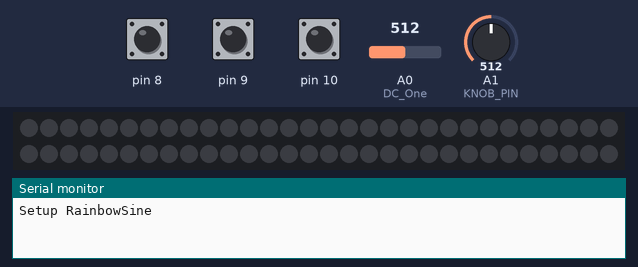
The sketch below on a simulated Arduino Uno, built with avr-gcc and run on an emulated ATmega328P. Shown: 60 RGB LEDs in strip order, left to right, continuing on the next row, the last lines printed to the serial monitor. The inputs (shaded band) are chosen by the test bench; at power-on: pin 8 HIGH, pin 9 HIGH, pin 10 HIGH, A0 (DC_One) = 512, A1 (KNOB_PIN) = 512.

Above: at 1.2 s.
1.3 s: pin 8 pulled LOW for 0.15 s
At 2.4 s:
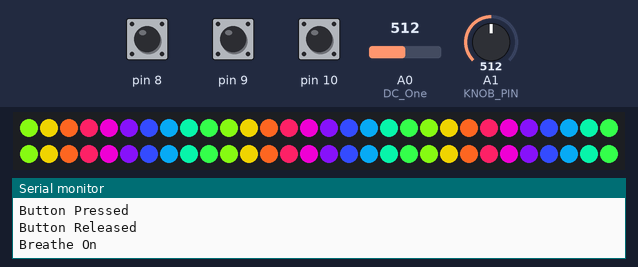
2.9 s: pin 9 pulled LOW for 0.15 s
4.5 s: pin 10 pulled LOW for 0.15 s
6.1 s: pin 8 pulled LOW for 1 s
Timing chart, 0 to 9.1 s (numbered marks = the images above; inputs shaded):
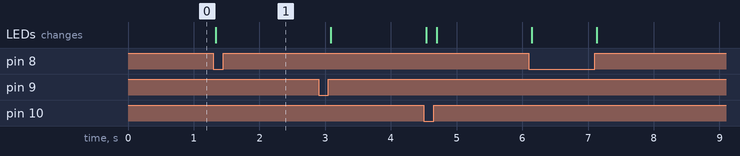

The sketch:

I-Love-Lamp.ino
```cpp
//Libraries
#include <Adafruit_NeoPixel.h>  //Library to simplify interacting with the LED strand
#include <math.h> // used for sine function

//Constants
#define LED_PIN   A5  //Pin for the pixel strand. Does not have to be analog.
#define KNOB_PIN  A1  //Pin for the trimpot 10K
#define LED_TOTAL 60  //Change this to the number of LEDs in your strand.

//Declare Spectrum Shield pin connections
#define STROBE 4
#define RESET 5
#define DC_One A0
#define DC_Two A1

//Globals
Adafruit_NeoPixel strand = Adafruit_NeoPixel(LED_TOTAL, LED_PIN, NEO_GRB + NEO_KHZ800);  //LED strand object
int position = 0; // position on the strand, used to cycle light around the strand

long previousMillis = 0;        // will store last time run() was called
long interval = 100;           // interval at which to blink (milliseconds)

float knob = 1023.0;   //Holds the percentage of how twisted the trimpot is. Used for adjusting the max brightness.

int waves = 2;

bool goTime = false;

bool buttonStates[3];

bool breatheOn = false;

//Define spectrum variables
int freq_amp;
int Frequencies_One[7];
int Frequencies_Two[7];
int i;

//Standard Functions
void setup() {    //Like it's named, this gets ran before any other function.

  // Timer0 is already used for millis() - we'll just interrupt somewhere
  // in the middle and call the "Compare A" function below
  OCR0A = 0xAF;
  TIMSK0 |= _BV(OCIE0A);

  Serial.begin(9600); //Sets data rate for serial data transmission.
  Serial.println("Setup RainbowSine");
  strand.begin(); //Initialize the LED strand object.
  strand.show();  //Show a blank strand, just to get the LED's ready for use.

  pinMode(8, INPUT_PULLUP);
  pinMode(9, INPUT_PULLUP);
  pinMode(10, INPUT_PULLUP);

  //Set spectrum Shield pin configurations
  pinMode(STROBE, OUTPUT);
  pinMode(RESET, OUTPUT);
  pinMode(DC_One, INPUT);
  pinMode(DC_Two, INPUT);
  digitalWrite(STROBE, HIGH);
  digitalWrite(RESET, HIGH);

  //Initialize Spectrum Analyzers
  digitalWrite(STROBE, LOW);
  delay(1);
  digitalWrite(RESET, HIGH);
  delay(1);
  digitalWrite(STROBE, HIGH);
  delay(1);
  digitalWrite(STROBE, LOW);
  delay(1);
  digitalWrite(RESET, LOW);

buttonStates[0] = false;
buttonStates[1] = false;
buttonStates[2] = false;

}

SIGNAL(TIMER0_COMPA_vect) {
  goTime = true;
}


void loop() {

    knob = analogRead(KNOB_PIN) / 1023.0; //Record how far the trimpot is twisted
    waves = knobToFactors120();


    checkButton();

    if (goTime) {
      goTime= false;

      unsigned long currentMillis = millis();
      if(currentMillis - previousMillis > interval) {
        previousMillis = currentMillis;
        run();

        Read_Frequencies();
  //      Graph_Frequencies();

      }

    }

}

void checkButton() {
    for (int i = 0; i < 3; i++) {
      if ((digitalRead(8+i) == LOW) && !buttonStates[i] ) // Button #1 pressed
      {
        Serial.println("Button Pressed");
        buttonStates[i] = true;
      }
      if ((digitalRead(8+i) == HIGH) && buttonStates[i] ) // Button #1 pressed
      {
        buttonStates[i] = false;
        Serial.println("Button Released");
        if (i == 0){
           toggleBreathe();
        }
        else if (i == 1) {
          Serial.println("Two");
        }
        else if (i == 2){
          Serial.println("Three");
        }
      }
    }
}

void toggleBreathe() {
  if (breatheOn) {
    breatheOn = false;
    Serial.println("Breathe Off");
  }
  else {
    breatheOn = true;
    Serial.println("Breathe On");
  }
}

void run() {
  float breathe;
  if (breatheOn) {
     breathe = ((sin(position*2*3*PI/180)+1)/2*0.4)+0.2;
  } else {
    breathe = 1;
  }


  int freak[7];

  for( i= 0; i<7; i++) {
     if(Frequencies_Two[i] > Frequencies_One[i]){
        freak[i] = Frequencies_Two[i];
     }
     else{
        freak[i] = Frequencies_One[i];
     }
   }

//  freak [6] = 1023;

  for (int i = 0; i < LED_TOTAL; i++) {

    int r = (int)((sin(i*waves*3*PI/180)+1)*255/2);
    int g = (int)((sin(i*waves*3*PI/180+2*PI/3)+1)*255/2);
    int b = (int)((sin(i*waves*3*PI/180+4*PI/3)+1)*255/2);

//    int r = (int)((sin(i*waves*3*PI/180)+1)*255/2 * freak[0]/1023);
//    int r = 0;
//    int g = (int)((sin(i*waves*3*PI/180+2*PI/3)+1)*255/2 * freak[2]/1023);
//    int g = 0;
//    int b = (int)((sin(i*waves*3*PI/180+4*PI/3)+1)*255/2 * freak[1]/1023);
//    int b = 0;

    strand.setPixelColor(((i) % LED_TOTAL), strand.Color(r*breathe,g*breathe,b*breathe));
//    strand.setPixelColor(((i + position) % LED_TOTAL), strand.Color(r*breathe,g*breathe,b*breathe));
  }

  position++;
  if (position > LED_TOTAL-1) position %= LED_TOTAL;

  //This command actually shows the lights. If you make a new visualization, don't forget this!
  strand.show();
}

/*******************Pull frquencies from Spectrum Shield********************/
void Read_Frequencies(){
  //Read frequencies for each band
  for (freq_amp = 0; freq_amp<7; freq_amp++)
  {
    Frequencies_One[freq_amp] = analogRead(DC_One);
    Frequencies_Two[freq_amp] = analogRead(DC_Two);
    digitalWrite(STROBE, HIGH);
    digitalWrite(STROBE, LOW);
  }
}

/*******************Light LEDs based on frequencies*****************************/
void Graph_Frequencies(){
   for( i= 0; i<7; i++)
   {
     if(Frequencies_Two[i] > Frequencies_One[i]){
        Serial.println(Frequencies_Two[i]);
     }
     else{
        Serial.println(Frequencies_One[i]);
     }
   }
}

// this function takes the knob value and returns a factor of 120
// which ensures there is always an equal number of off LEDs between on LEDs
uint8_t knobToFactors120() {
  if (knob > (float)15/(float)16) return 120;
  if (knob > (float)14/(float)16) return 60;
  if (knob > (float)13/(float)16) return 40;
  if (knob > (float)12/(float)16) return 30;
  if (knob > (float)11/(float)16) return 24;
  if (knob > (float)10/(float)16) return 20;
  if (knob > (float)9/(float)16) return 15;
  if (knob > (float)8/(float)16) return 12;
  if (knob > (float)7/(float)16) return 10;
  if (knob > (float)6/(float)16) return 8;
  if (knob > (float)5/(float)16) return 6;
  if (knob > (float)4/(float)16) return 5;
  if (knob > (float)3/(float)16) return 4;
  if (knob > (float)2/(float)16) return 3;
  if (knob > (float)1/(float)16) return 2;
  return 1;
}
```

Measured:
- after the input at 1.3 s, the LEDs: change at once (image 1)
